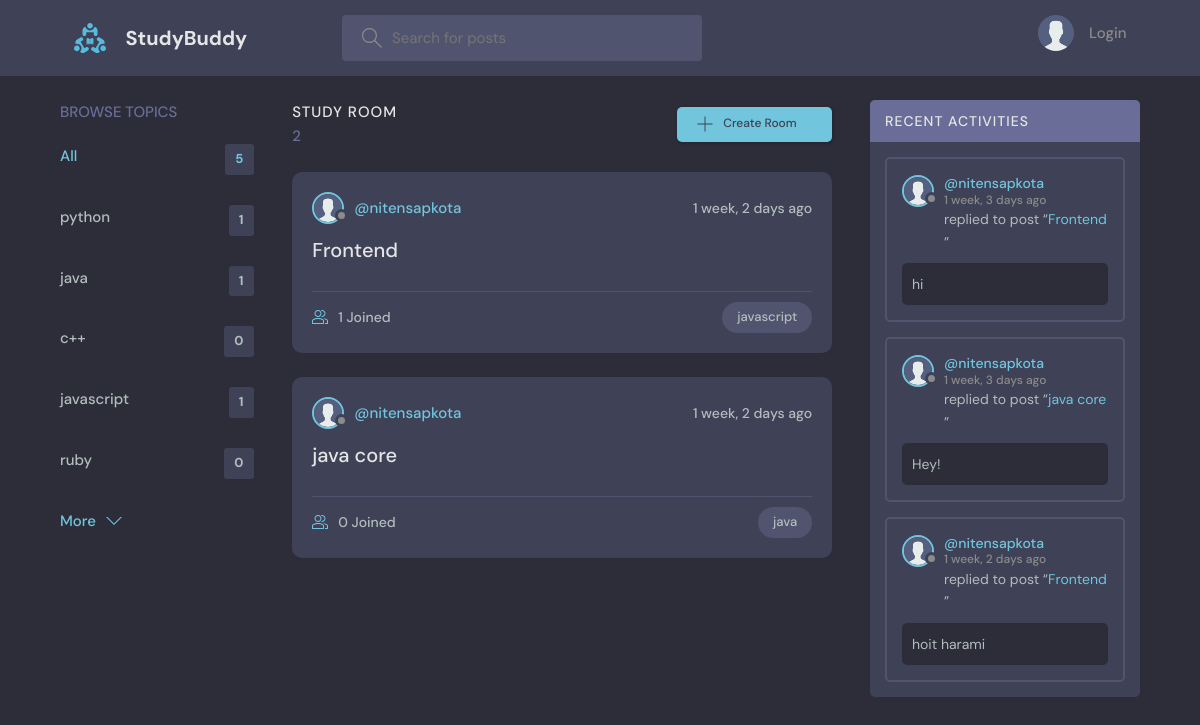
The app's page /?q=java, older data.
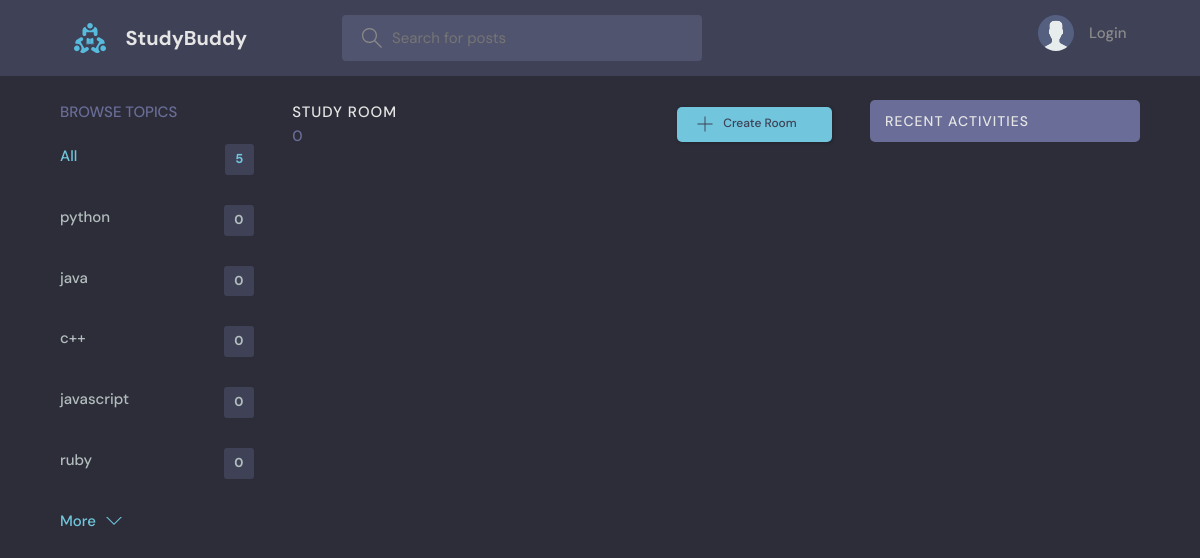
The same page, newer data.
### base/models.py (models this page shows, shortened)
class Topic(models.Model):
    name =models.CharField(max_length=200)

class Room(models.Model):
    host = models.ForeignKey(User,on_delete=models.SET_NULL,null=True)
    topic = models.ForeignKey(Topic,on_delete=models.SET_NULL,null=True)
    name = models.CharField(max_length=200)
    description = models.TextField(null=True,blank=True)
    participants = models.ManyToManyField(User,related_name='participants',blank=True)
    updated = models.DateTimeField(auto_now=True)
    created = models.DateTimeField(auto_now_add = True)
    class Meta:
     ordering = ['-updated', '-created']
    def __str__(self):
        return self.name

class User(AbstractUser):
    name = models.CharField(max_length=200, null=True)
    email = models.EmailField(unique=True, null=True)
    bio = models.TextField(null=True)
    avatar = models.ImageField(null=True, default="avatar.svg")
    is_verified = models.BooleanField(default=False)
    auth_token = models.CharField(max_length = 100,null=True)
    REQUIRED_FIELDS = []

class Message(models.Model):
        user = models.ForeignKey(User,on_delete = models.CASCADE)
        room = models.ForeignKey(Room,on_delete=models.CASCADE)
        body = models.TextField()
        updated = models.DateField(auto_now= True)
        created = models.DateField(auto_now_add=True)
        class Meta:
            ordering = ['updated' ,'created']

### base/views.py (the view)
# urls.py: path('',views.Home,name = 'Home'),
def Home(request):
    q = request.GET.get('q') if request.GET.get('q') != None else ''
    rooms = Room.objects.filter(
        Q(topic__name__icontains=q) |
        Q(name__icontains=q) |
        Q(description__icontains=q)
    )
    topics = Topic.objects.all()[0:5]
    room_count = rooms.count()
    room_messages = Message.objects.filter(
        Q(room__topic__name__icontains=q))[0:3]
    posts = Post.objects.all()
    context = {'rooms': rooms, 'topics': topics,
               'room_count': room_count, 'room_messages': room_messages,'posts' : posts}
    return render(request, 'base/Home.html', context)

### base/templates/base/Home.html (shortened to what this page needs)
{%extends 'main.html' %}
{%block content %}
    <main class="layout layout--3">
      <div class="container">
        {% include 'base/topics_component.html' %}
        <div class="roomList">
          <div class="roomList__header">
            <div>
              <h2>Study Room</h2>
              <p>{{room_count}}</p>
            </div>
            <a class="btn btn--main" href="{%url 'Create_room' %}">
              <svg version="1.1" xmlns="http://www.w3.org/2000/svg" width="32" height="32" viewBox="0 0 32 32">
                <title>add</title>
                <path
                  d="M16.943 0.943h-1.885v14.115h-14.115v1.885h14.115v14.115h1.885v-14.115h14.115v-1.885h-14.115v-14.115z"
                ></path>
              </svg>
              Create Room
            </a>
          </div>
          {%include 'base/feed_component.html'%}
        </div>
        {%include 'base/activity_component.html'%}
      </div>
    </main>
{%endblock content %}

### base/templates/base/topics_component.html
<div class="topics">
    <div class="topics__header">
      <h2>Browse Topics</h2>
    </div>
    <ul class="topics__list">
      <li>
        <a href="{%url 'Home' %}" class="active">All <span>{{topics.count}}</span></a>
      </li>
      {%for topic in topics %}
      <li>
        <a href="{%url 'Home' %}?q={{topic.name}}">{{topic.name}}<span>{{topic.room_set.all.count}}</span></a>
      </li>
      {%endfor%}
    </ul>
    <a class="btn btn--link" href="topics.html">
      More
      <svg version="1.1" xmlns="http://www.w3.org/2000/svg" width="32" height="32" viewBox="0 0 32 32">
        <title>chevron-down</title>
        <path d="M16 21l-13-13h-3l16 16 16-16h-3l-13 13z"></path>
      </svg>
    </a>
  </div>

### base/templates/base/feed_component.html (shortened to what this page needs)
{% for room in rooms %}
<div class="roomListRoom">
    <div class="roomListRoom__header">
        <a href="{% url 'user-profile' room.host.id %}" class="roomListRoom__author">
            <div class="avatar avatar--small">
                <img src="{{room.host.avatar.url}}" />
            </div>
            <span>@{{room.host.username}}</span>
        </a>
        <div class="roomListRoom__actions">
            <span>{{room.created|timesince}} ago</span>
        </div>
    </div>
    <div class="roomListRoom__content">
        <a href="{% url 'room' room.id %}">{{room.name}}</a>
    </div>
    <div class="roomListRoom__meta">
        <a href="{% url 'room' room.id %}" class="roomListRoom__joined">
            {{room.participants.all.count}} Joined
        </a>
        <p class="roomListRoom__topic">{{room.topic.name}}</p>
    </div>
</div>
{% endfor %}

### base/templates/base/activity_component.html (shortened to what this page needs)
<div class="activities">
    <div class="activities__header">
        <h2>Recent Activities</h2>
    </div>
    {% for message in room_messages %}
    <div class="activities__box">
        <div class="activities__boxHeader roomListRoom__header">
            <a href="{% url 'user-profile' message.user.id %}" class="roomListRoom__author">
                <div class="avatar avatar--small">
                    <img src="{{message.user.avatar.url}}" />
                </div>
                <p>
                    @{{message.user.username}}
                    <span>{{message.created|timesince}} ago</span>
                </p>
            </a>
        </div>
        <div class="activities__boxContent">
            <p>replied to post “<a href="{% url 'room' message.room.id %}">{{message.room}}</a>”</p>
            <div class="activities__boxRoomContent">{{message.body}}</div>
        </div>
    </div>
    {% endfor %}
</div>

Row changes from the older to the newer data that the page shows:
removed Room: host.avatar (placeholder picture), host.username "nitensapkota", created "1 week, 2 days", name "Frontend", participants.all.count "1", topic.name "javascript"
removed Room: host.avatar (placeholder picture), host.username "nitensapkota", created "1 week, 2 days", name "java core", participants.all.count "0", topic.name "java"
removed Message: user.avatar (placeholder picture), user.username "nitensapkota", created "1 week, 3 days", room "Frontend", body "hi"
removed Message: user.avatar (placeholder picture), user.username "nitensapkota", created "1 week, 3 days", room "java core", body "Hey!"
removed Message: user.avatar (placeholder picture), user.username "nitensapkota", created "1 week, 2 days", room "Frontend", body "hoit harami"
computed for Topic "python": room_set.all.count "1" → "0"
computed for Topic "java": room_set.all.count "1" → "0"
computed for Topic "javascript": room_set.all.count "1" → "0"
Text that changed along with them:
{{ room_count }}: "2" → "0"
